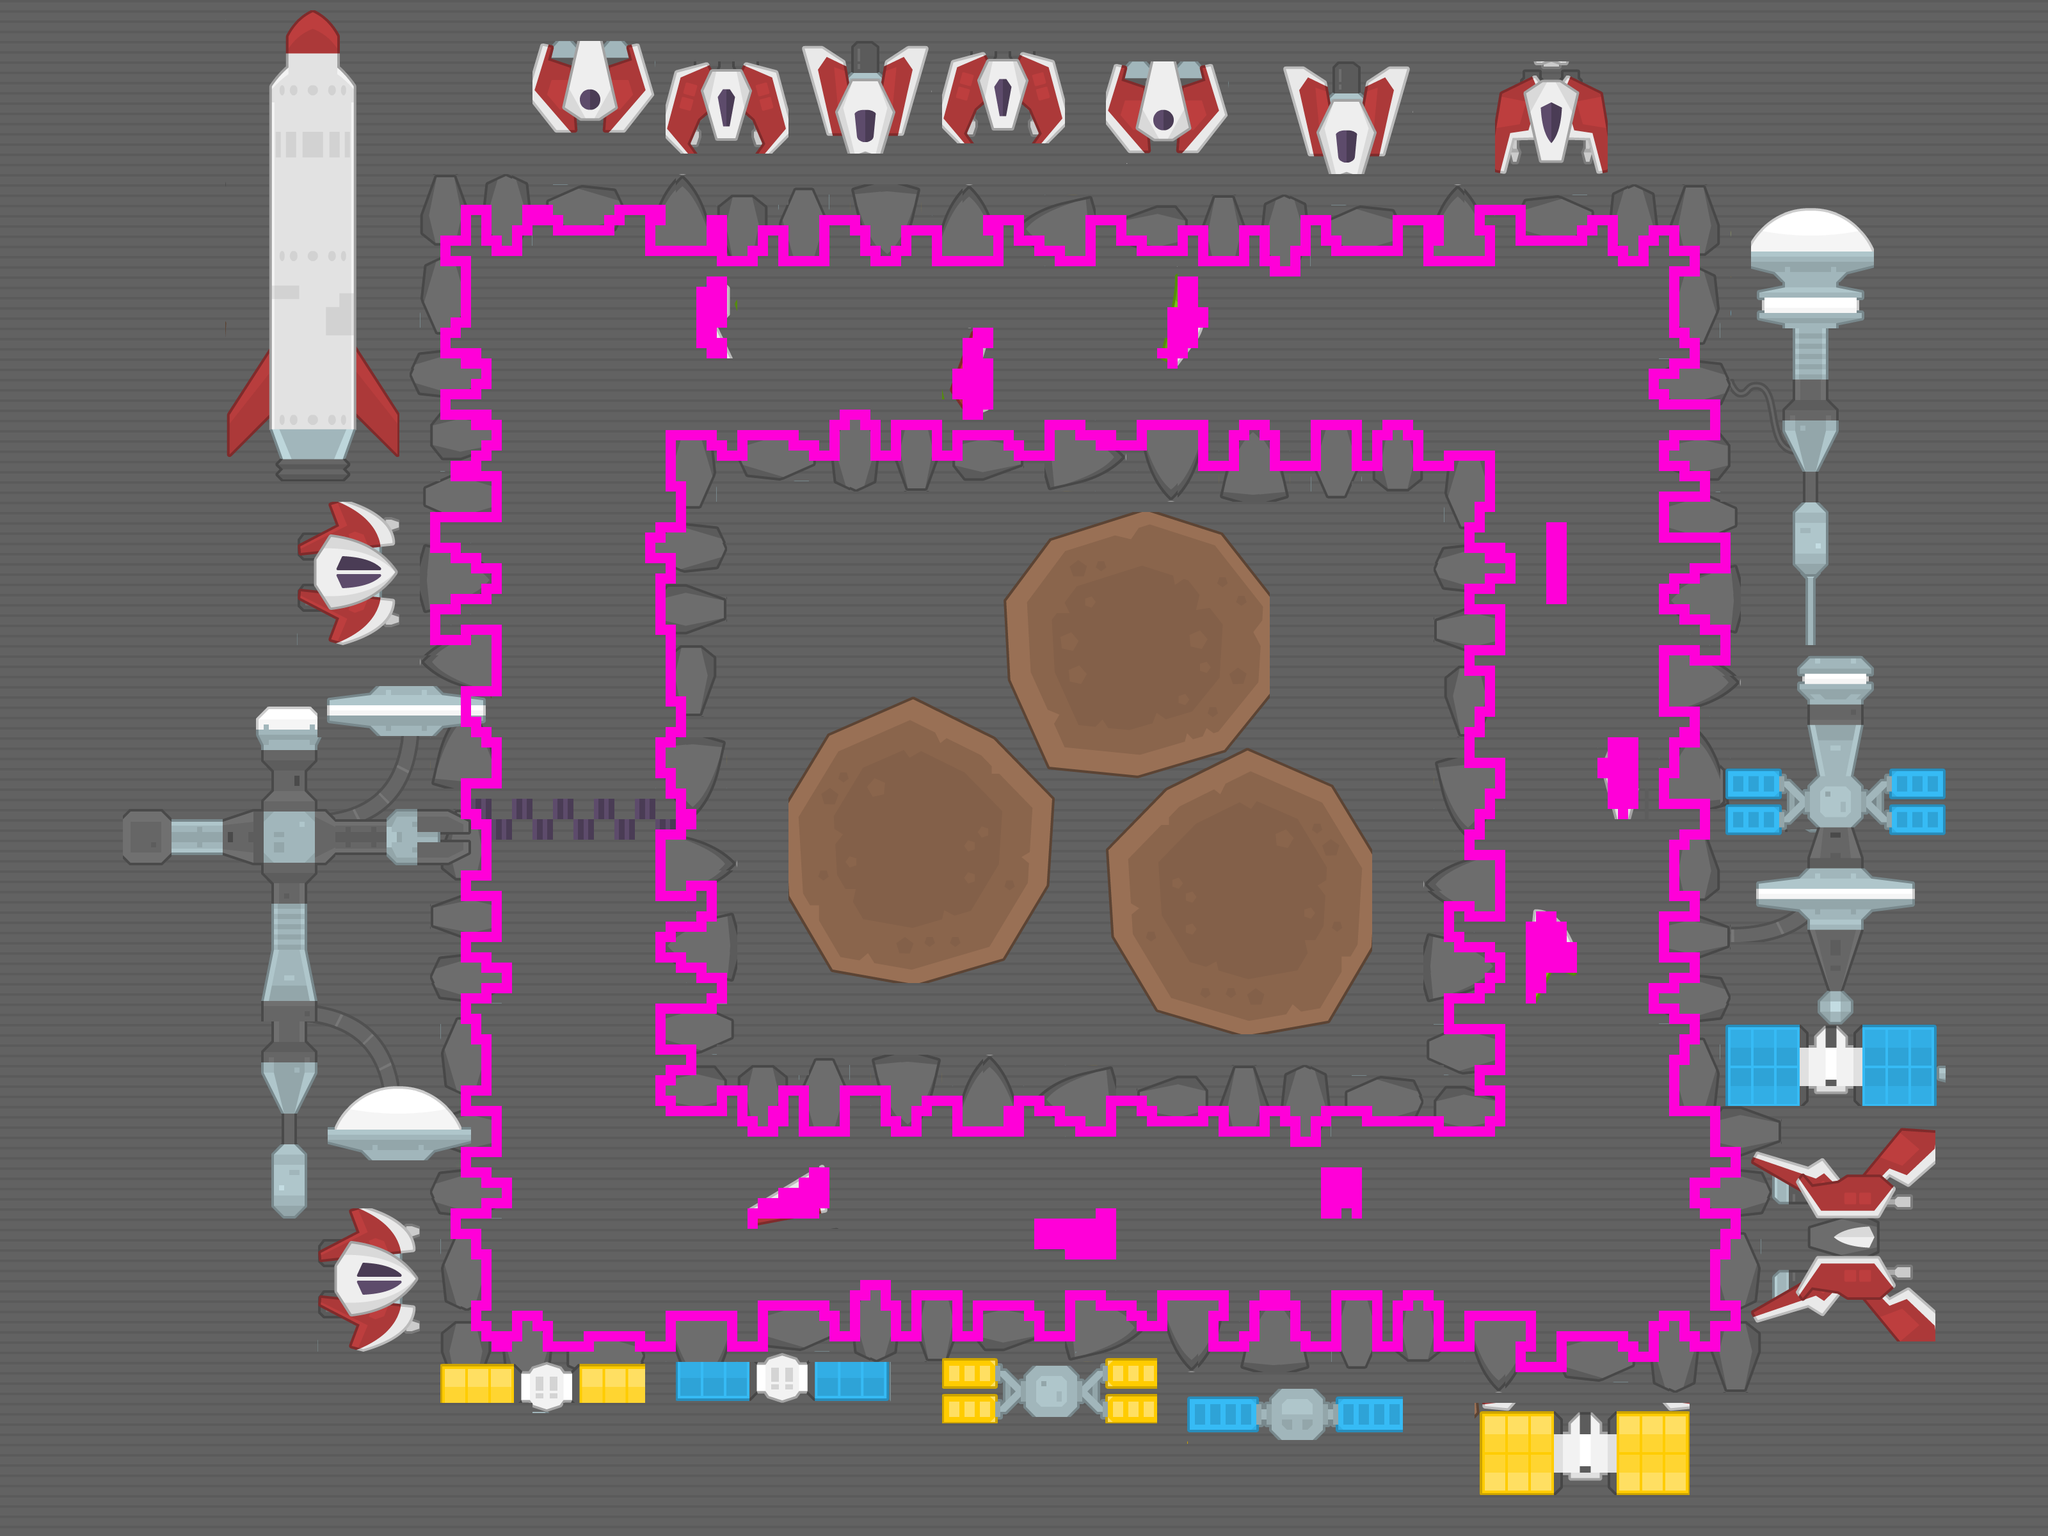

The image is a tile-based game level rendered from a .tmx file. Its description and source (layers, tilesets, objects; grid data summarised) follow:
An orthogonal 200x150 tile map with 16x16 px tiles, 4 tile layers (Tile Layer 1, Tile Layer 2, Tile Layer 3, Tile Layer 4), 3 tilesets.

<map version="1.0" tiledversion="1.1.4" orientation="orthogonal" renderorder="right-down" width="200" height="150" tilewidth="16" tileheight="16" infinite="0" nextobjectid="1">
 <tileset firstgid="1" name="space" tilewidth="16" tileheight="16" tilecount="19881" columns="141">
  <image source="../space.png" width="2262" height="2264" />
 </tileset>
 <tileset firstgid="19882" name="objects" tilewidth="16" tileheight="16" tilecount="4096" columns="64">
  <image source="../objects.png" width="1024" height="1024" />
 </tileset>
 <tileset firstgid="23978" name="walls" tilewidth="16" tileheight="16" tilecount="4080" columns="85">
  <image source="../invisibleWalls.png" width="1366" height="768" />
 </tileset>
 <layer name="Tile Layer 1" width="200" height="150">
  <data>[30000 cells, 30000 non-empty, 2 distinct tile ids]</data>
 </layer>
 <layer name="Tile Layer 2" width="200" height="150">
  <data>[30000 cells, 6985 non-empty, 2526 distinct tile ids]</data>
 </layer>
 <layer name="Tile Layer 3" width="200" height="150">
  <data>[30000 cells, 6090 non-empty, 5155 distinct tile ids]</data>
 </layer>
 <layer name="Tile Layer 4" width="200" height="150">
  <data>[30000 cells, 1628 non-empty, 1 distinct tile ids]</data>
 </layer>
</map>
